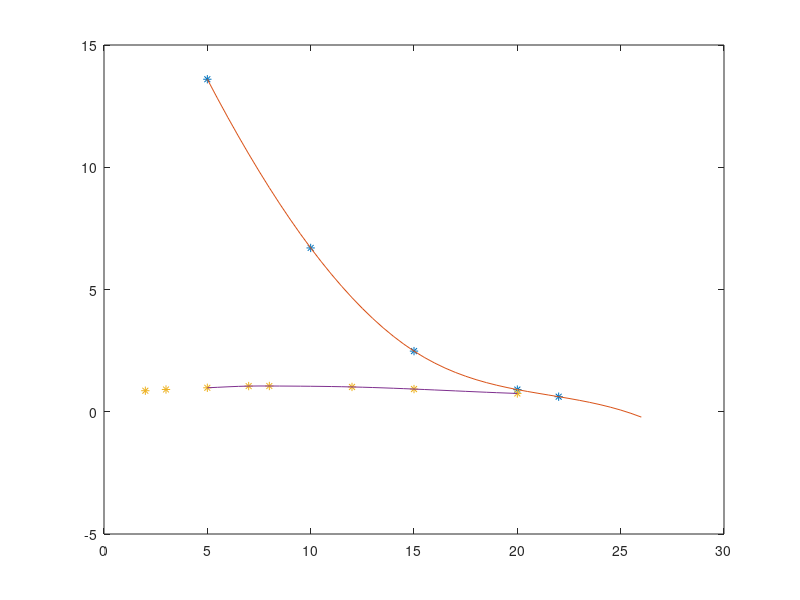

This figure's MATLAB source:
Rm_t = [0.98 1.82 3.23 12 23.2 38.9 61.3 65.2 57.9 47.6 34.76 22.6 13.66 7.1 3.3 0.829 0.494];
T0 = [13 14 15 18 20 22 26 28 30 32 34 36 38 40 42 45 46]


R_i4 = [0.24 0.45 1.38 1.87 3.14 4  5.24  4.36 3.26 2.02 1.22 0.64 0.245 0.22 0.15 0.1];
tmean1_5_5 = [10 14 17 18 20 22  26  30 32 34 36 38 40 42 44 46];


ed_38_5 = [5 10 15 20 22];
Rm_ed_38 = [13.6 6.7 2.48 0.906 0.616];

R_i3 = [0.86 0.911 0.9801 1.05 1.053 1.015 0.928 0.7486];
epsd = [2 3 5 7 8 12 15 20];


em_38_5 = [5 10  18 22 26];
Rm_em_38 = [13.6 9.8  4.86 2  1.17];



xx = 5:.5:26;
yy = spline(ed_38_5,Rm_ed_38,xx);
plot(ed_38_5,Rm_ed_38,'*',xx,yy);

hold on

xx = 5:.5:20;
yy = spline(epsd,R_i3,xx);
plot(epsd,R_i3,'*',xx,yy);

